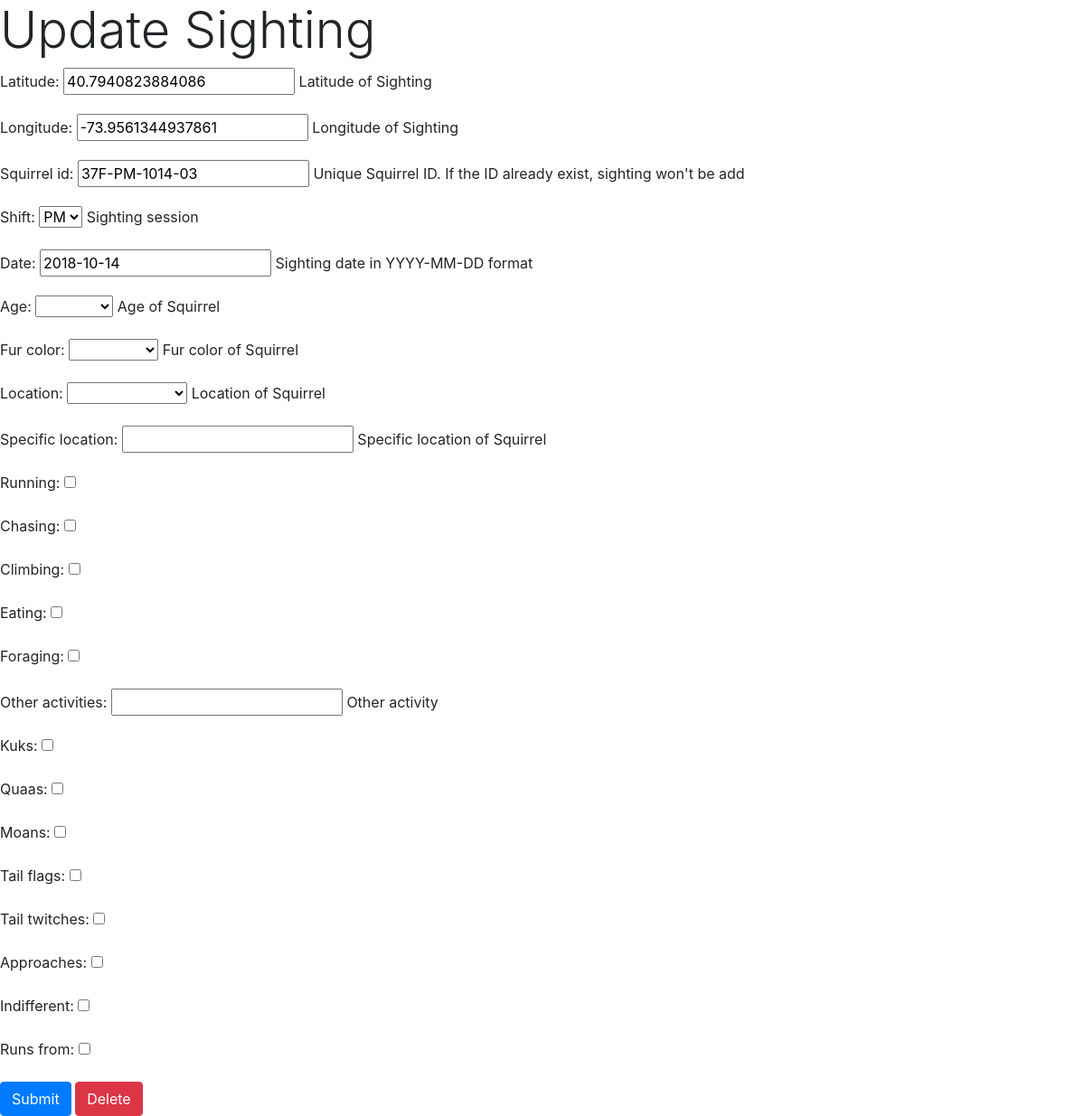
Page /sightings/37F-PM-1014-03/ on the committed database.
### tracker/models.py (models this page shows)
class Sighting(models.Model):
    latitude = models.FloatField(
            help_text=_('Latitude of Sighting'),
    )
    longitude = models.FloatField(
	    help_text=_('Longitude of Sighting'),
    )
    squirrel_id = models.CharField(
            primary_key=True,
            max_length=32,
	    help_text=_("Unique Squirrel ID. If the ID already exist, sighting won't be add"),
    )
    AM = "AM"
    PM = "PM"
    SHIFT_CHOICES=(
            (AM,"AM"),
	    (PM,"PM"),
    )
    shift = models.CharField(
	    max_length=2,
	    choices=SHIFT_CHOICES,
	    default=AM,
	    help_text=_("Sighting session"),
    )
    date = models.DateField(
	    help_text=_("Sighting date in YYYY-MM-DD format"),
    )
    ADULT = "adult"
    JUVENILE = "juvenile"
    AGE_CHOICES =(
	    (ADULT,"Adult"),
	    (JUVENILE,"Juvenile"),
            ('',''),
    )
    age = models.CharField(
	    max_length=16,
	    choices=AGE_CHOICES,
	    default=ADULT,
	    help_text=_("Age of Squirrel"),
	    null=True,
    )
    GRAY="gray"
    BLACK="black"
    CINNAMON="cinnamon"
    FUR_CHOICES=(
            (GRAY,"Gray"),
	    (BLACK,"Black"),
	    (CINNAMON,"Cinnamon"),
	    ('',''),
    )
    fur_color = models.CharField(
            max_length=10,
	    choices=FUR_CHOICES,
	    default=GRAY,
	    help_text=_("Fur color of Squirrel"),
	    null=True,
    )
    GROUND_PLANE="ground_plane"
    ABOVE_GROUND="above_ground"
    LOC_CHOICES=(
	    (GROUND_PLANE,"Ground_Plane"),
	    (ABOVE_GROUND,"Above_Ground"),
            ('',''),
    )
    location = models.CharField(
	    max_length=20,
	    choices=LOC_CHOICES,
	    default=GROUND_PLANE,
	    help_text=_("Location of Squirrel"),
	    null=True,
    )
    specific_location = models.CharField(
	    max_length=20,
	    help_text=_("Specific location of Squirrel"),
	    null=True,
            blank=True,
    )
    running = models.BooleanField(
	    default=False,
    )
    chasing = models.BooleanField(
	    default=False,
    )
    climbing = models.BooleanField(
	    default=False,
    )
    eating = models.BooleanField(
	    default=False,
    )
    foraging = models.BooleanField(
	    default=False,
    )
    other_activities = models.CharField(
	    max_length=20,
	    help_text=_("Other activity"),
	    null=True,
            blank=True,
    )
    kuks = models.BooleanField(
	    default=False,
    )
    quaas = models.BooleanField(
	    default=False,
    )
    moans = models.BooleanField(
	    default=False,
    )
    tail_flags = models.BooleanField(
	    default=False,
    )
    tail_twitches = models.BooleanField(
	    default=False,
    )
    approaches = models.BooleanField(
	    default=False,
    )
    indifferent = models.BooleanField(
	    default=False,
    )
    runs_from = models.BooleanField(
	    default=False,
    )

### tracker/views.py (the view)
# urls.py: path('sightings/<slug:pk>/', views.sighting_update, name='sighting_update'),
def sighting_update(request, pk, template_name='tracker/sighting_form.html'):
    sighting = get_object_or_404(Sighting, pk=pk)
    form = SightingForm(request.POST or None, instance=sighting)
    if request.method=='POST' and 'update' in request.POST:
        if form.is_valid():
            form.save()
            return redirect('sighting_list')
    if request.method=='POST' and 'delete' in request.POST:
        sighting.delete()
        return redirect('sighting_list')
    return render(request, template_name, {'form':form})

### tracker/views.py
class SightingForm(ModelForm):
    class Meta:
        model = Sighting
        fields = '__all__'

### tracker/templates/tracker/sighting_form.html (shortened to what this page needs)
<!doctype html>
<html lang="en">
  <head>
    <link rel="stylesheet" href="https://maxcdn.bootstrapcdn.com/bootstrap/4.0.0/css/bootstrap.min.css">
  </head>
  <body>
    <h1 class="display-4"> Update Sighting </h1>
    <form action="" method="post">
      {{ form.as_p }}
      <input type="submit" class="btn btn-primary" name="update" value="Submit">
      <input type="submit" class="btn btn-danger" name="delete" value="Delete">
    </form>
  </body>
</html>

### rows in the picture
Sighting: latitude "40.7940823884086", longitude "-73.9561344937861", squirrel_id "37F-PM-1014-03", shift "PM", date "2018-10-14"
